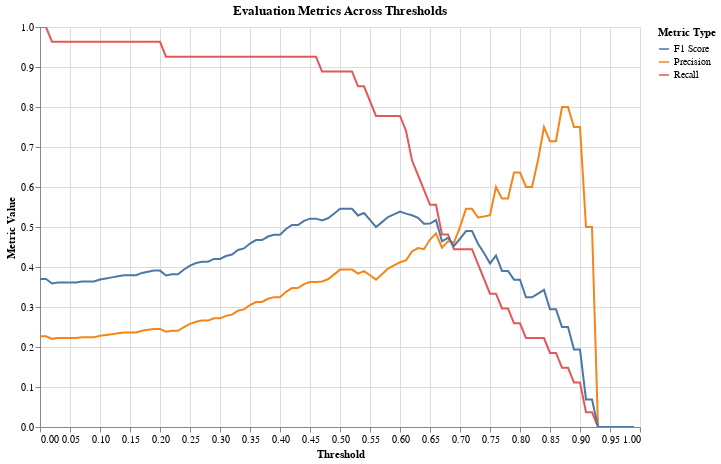

The notebook cell this image was saved under:
### Code cell
# Plot Recall/Precision/F1 Score across different thresholds for the best method 
chart = plot_evaluation_metrics_altair(best_method_data_metric)
chart.display()

### Figure 1 — Vega-Lite specification as saved in the notebook (floating-point values rounded to 4 significant figures; data arrays with more than 128 entries replaced by an {"elided": "..."} marker saying what was removed)
{"config": {"view": {"continuousWidth": 300, "continuousHeight": 300}}, "data": {"name": "data-b021a33d00a9618d43676565d5a583a8"}, "mark": {"type": "line"}, "encoding": {"color": {"field": "Metric", "title": "Metric Type", "type": "nominal"}, "tooltip": [{"field": "Threshold", "type": "quantitative"}, {"field": "Metric Value", "type": "quantitative"}, {"field": "Metric", "type": "nominal"}], "x": {"field": "Threshold", "title": "Threshold", "type": "quantitative"}, "y": {"field": "Metric Value", "title": "Metric Value", "type": "quantitative"}}, "height": 400, "params": [{"name": "param_1", "select": {"type": "interval", "encodings": ["x", "y"]}, "bind": "scales"}], "title": "Evaluation Metrics Across Thresholds", "width": 600, "$schema": "https://vega.github.io/schema/vega-lite/v5.16.3.json", "datasets": {"data-b021a33d00a9618d43676565d5a583a8": {"elided": "300 records"}}}
